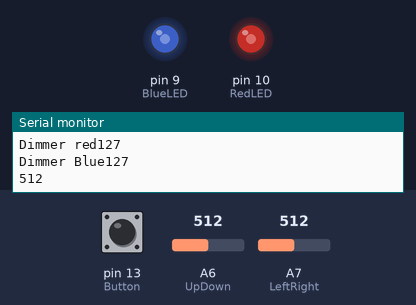
The sketch below on a simulated Arduino Nano, built with avr-gcc and run on an emulated ATmega328P. On the bench: output pins drawn as LEDs (lit = HIGH), the last lines printed to the serial monitor. The test bench sets the inputs (shaded band); at power-on: A6 (UpDown) = 512, A7 (LeftRight) = 512, pin 13 (Button) HIGH.

Above: at 1.2 s.
1.3 s: A6 (UpDown) set to 416
At 2.3 s:
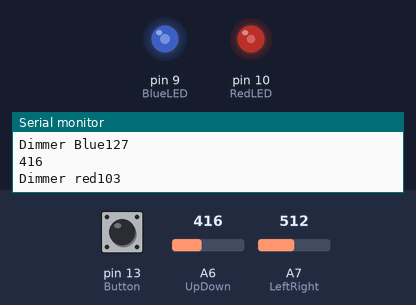
4.3 s: A6 (UpDown) set to 387
At 5.6 s:
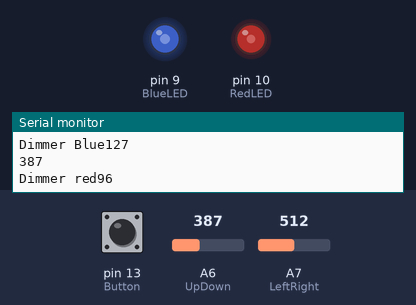
7.3 s: A7 (LeftRight) set to 0
At 8.5 s:
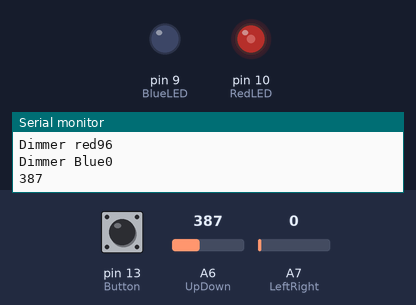
8.8 s: A7 (LeftRight) set to 35
At 10.0 s:
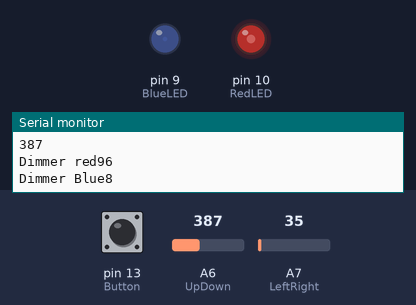
10.3 s: A7 (LeftRight) set to 43
At 11.5 s:
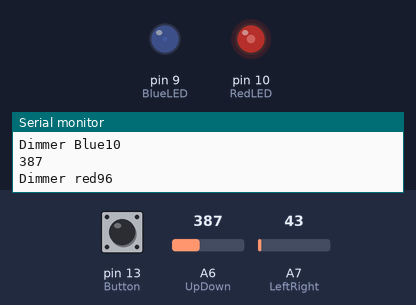
13.3 s: A6 (UpDown) set to 716
At 14.1 s:
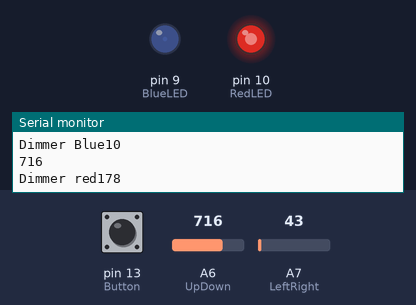
Timing chart, 0 to 15.8 s (numbered marks = the images above; inputs shaded):
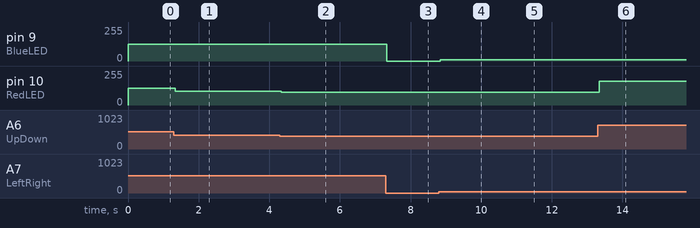

Measured:
- after the input at 1.3 s, pin 10 (RedLED): 127/255 → 103/255 at once
- after the input at 4.3 s, pin 10 (RedLED): 103/255 → 96/255 at once
- after the input at 7.3 s, pin 9 (BlueLED): 127/255 → 0/255 at once
- after the input at 8.8 s, pin 9 (BlueLED): 0/255 → 8/255 at once
- after the input at 10.3 s, pin 9 (BlueLED): 8/255 → 10/255 after 0.05 s
- after the input at 13.3 s, pin 10 (RedLED): 96/255 → 178/255 at once

The sketch:

LuJoystickLightDemmer.ino
```cpp
int Button=13;
int UpDown=A6;
int LeftRight=A7;
int Button_value=0;
int UpDown_value=0;
int LeftRight_value=0;

int BlueLED=9;//A8;
int RedLED=10;//A9;


void setup() {
  // put your setup code here, to run once:
pinMode(Button,INPUT_PULLUP);
pinMode(UpDown,INPUT);
pinMode(LeftRight,INPUT);

pinMode(BlueLED,OUTPUT);
pinMode(RedLED,OUTPUT);

Serial.begin(9600);
}

void loop() {
  // put your main code here, to run repeatedly:
Button_value=digitalRead(Button);
UpDown_value=analogRead(UpDown);
Serial.println(UpDown_value=analogRead(UpDown));
LeftRight_value=analogRead(LeftRight);

/*if(UpDown_value>100){
  digitalWrite(RedLED,HIGH);
}
else{
  digitalWrite(RedLED,LOW);
}
if(LeftRight_value>100){
  digitalWrite(BlueLED,HIGH);
}
else{
  digitalWrite(BlueLED,LOW);
}*/

int dimmer_red=map(UpDown_value,0,1023,0,255);
Serial.print("Dimmer red");
Serial.println(dimmer_red);
analogWrite(RedLED,dimmer_red);

int dimmer_blue=map(LeftRight_value,0,1023,0,255);
Serial.print("Dimmer Blue");
Serial.println(dimmer_blue);
analogWrite(BlueLED,dimmer_blue);

}
```
